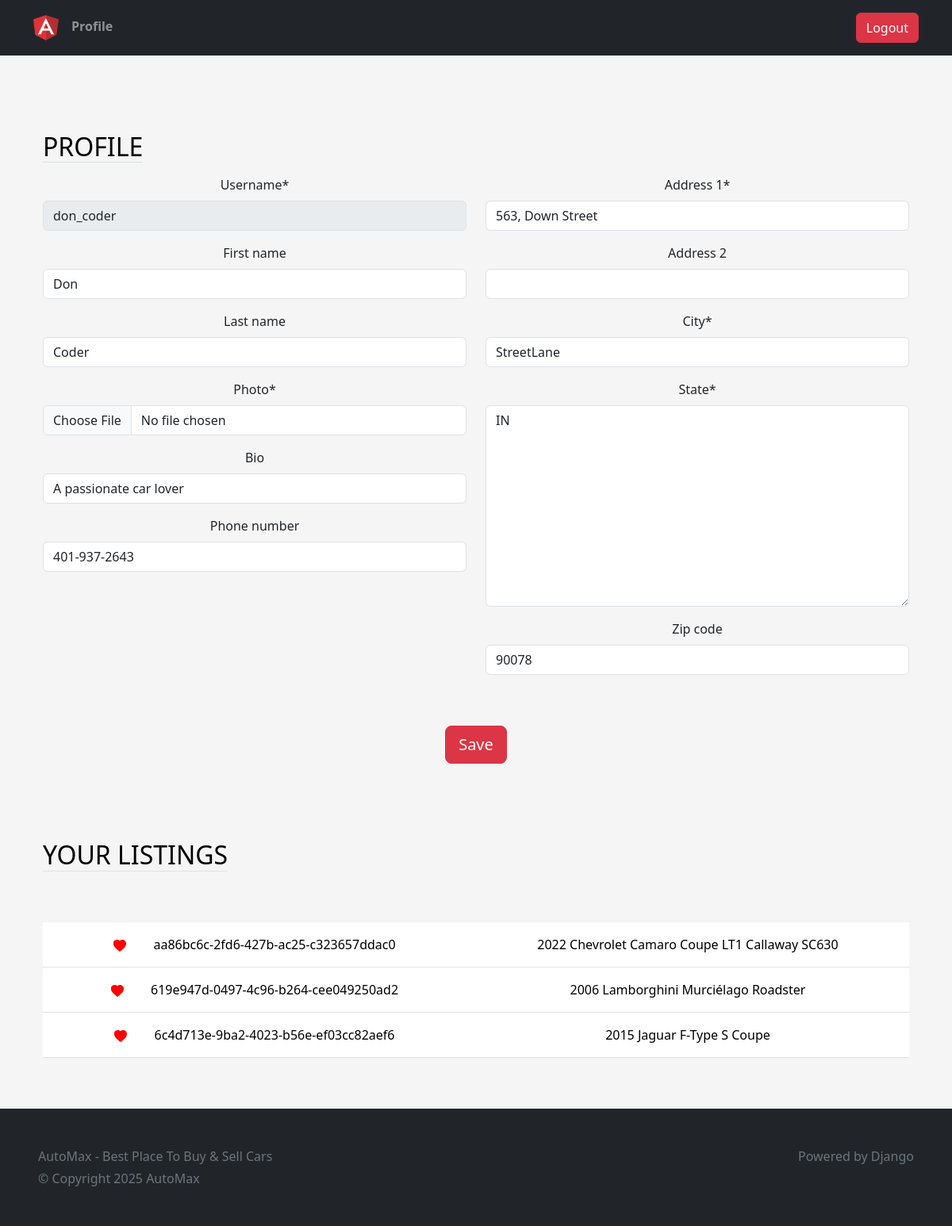
The page /profile/ (signed in) on the database as committed earlier.
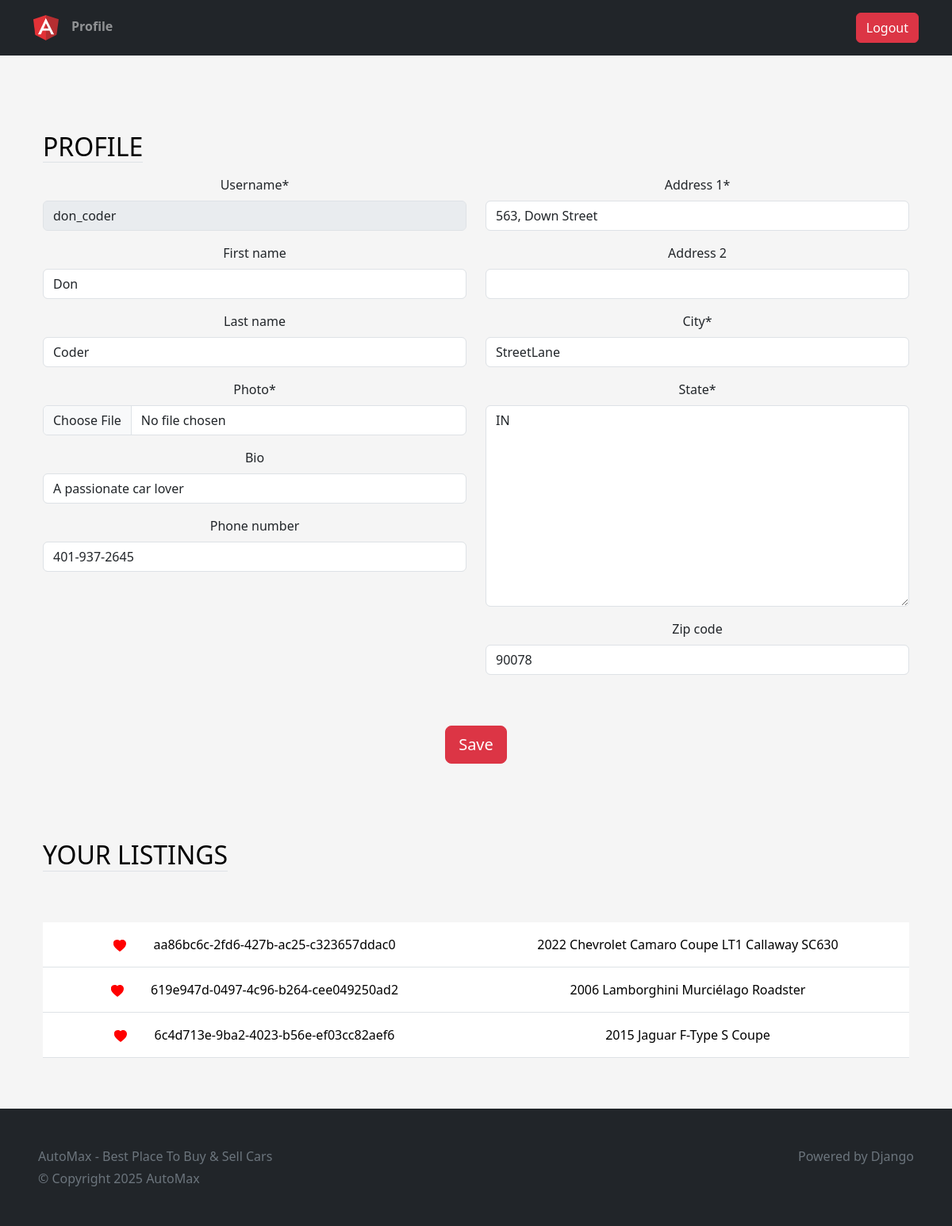
The same page on the database as committed later.
### users/models.py (models this page shows, shortened)
class Profile(models.Model):
    user = models.OneToOneField(User, on_delete=models.CASCADE)
    photo = models.ImageField(upload_to=user_directory_path,null=True)
    bio = models.CharField(max_length=100, blank=True)
    phone_number = models.CharField(max_length=13, blank=True)
    location = models.OneToOneField(Location, on_delete=models.SET_NULL, null=True)

### users/views.py (the view, shortened to what this page needs)
# urls.py: path('profile/', ProfileView.as_view(), name='profile'),
@method_decorator(login_required, name='dispatch')
class ProfileView(View):
    def get(self, request):
        user_listings = Listing.objects.filter(seller=request.user.profile)
        user_form = UserForm(instance=request.user)
        profile_form = ProfileForm(instance=request.user.profile)
        location_form = LocationForm(instance=request.user.profile.location)
        return render(request, "views/profile.html", {'user_form': user_form, 'profile_form': profile_form, 'location_form': location_form, 'user_listings': user_listings})

### users/forms.py
class UserForm(forms.ModelForm):
    username = forms.CharField(disabled=True)
    class Meta:
        model = User
        fields = ("username", "first_name", "last_name")

class ProfileForm(forms.ModelForm):
    photo = forms.ImageField(widget=CustomPictureImageFieldWidget)
    bio = forms.TextInput()
    class Meta:
        model = Profile
        fields = ("photo", "bio", "phone_number")

### users/templates/views/profile.html (shortened to what this page needs)
{% extends "base/base.html" %}
{% load static %}
{% load crispy_forms_tags %}
{% block body %}
    <div class="container-fluid text-center py-5">
        <div class="container px-4 py-5" id="hanging-icons">
            <div class="row g-4">
                <div class="col d-flex align-items-start">
                    <div>
                        <h2 class="mb-3 border-bottom" style="color: black; font-weight: normal; text-transform: uppercase;">Profile</h2>
                    </div>
                </div>
            </div>
            <form action="" method="post" enctype="multipart/form-data">
                <div class="row">
                    <div class="col-6">
                        {{user_form|crispy}}
                        {{profile_form|crispy}}
                    </div>
                    <div class="col-6">
                        {{location_form|crispy}}
                    </div>
                </div>
                <button class="btn btn-lg mt-5 btn-danger" type="submit" value="Submit">Save</button>
            </form>
        </div>
        <div class="container px-4">
            <div class="row g-4 py-5">
                <div class="col d-flex align-items-start">
                    <div>
                        <h2 class="mb-3 border-bottom" style="color: black; font-weight: normal; text-transform: uppercase;">Your Listings</h2>
                    </div>
                </div>
            </div>
            <table class="table table-hover">
                <tbody>
                    {% for listing in user_listings  %}
                        <tr>
                            <td class="py-3">
                                <svg xmlns="http://www.w3.org/2000/svg" width="16" height="16" fill="red" viewBox="0 0 16 16" style="margin-right: 30px;">
                                    <path fill-rule="evenodd" d="M8 1.314C12.438-3.248 23.534 4.735 8 15C-7.534 4.736 2.562-3.248 8 1.314z"/>
                                 </svg>
                                  <a href="{% url 'listing' id=listing.id %}" style="text-decoration: none; color: black;">
                                    {{listing.id}}
                                  </a>
                            </td>
                            <td class="py-3">
                                <a href="{% url 'listing' id=listing.id %}" style="text-decoration: none; color: black;">
                                    {{listing.model}}
                                </a>
                            </td>
                        </tr>
                    {% endfor %}
                </tbody>
            </table>
        </div>
    </div>
{% endblock body %}

Rows that differ between the two databases and show on the page:
changed Profile "A passionate car lover": phone_number "401-937-2643" → "401-937-2645"
